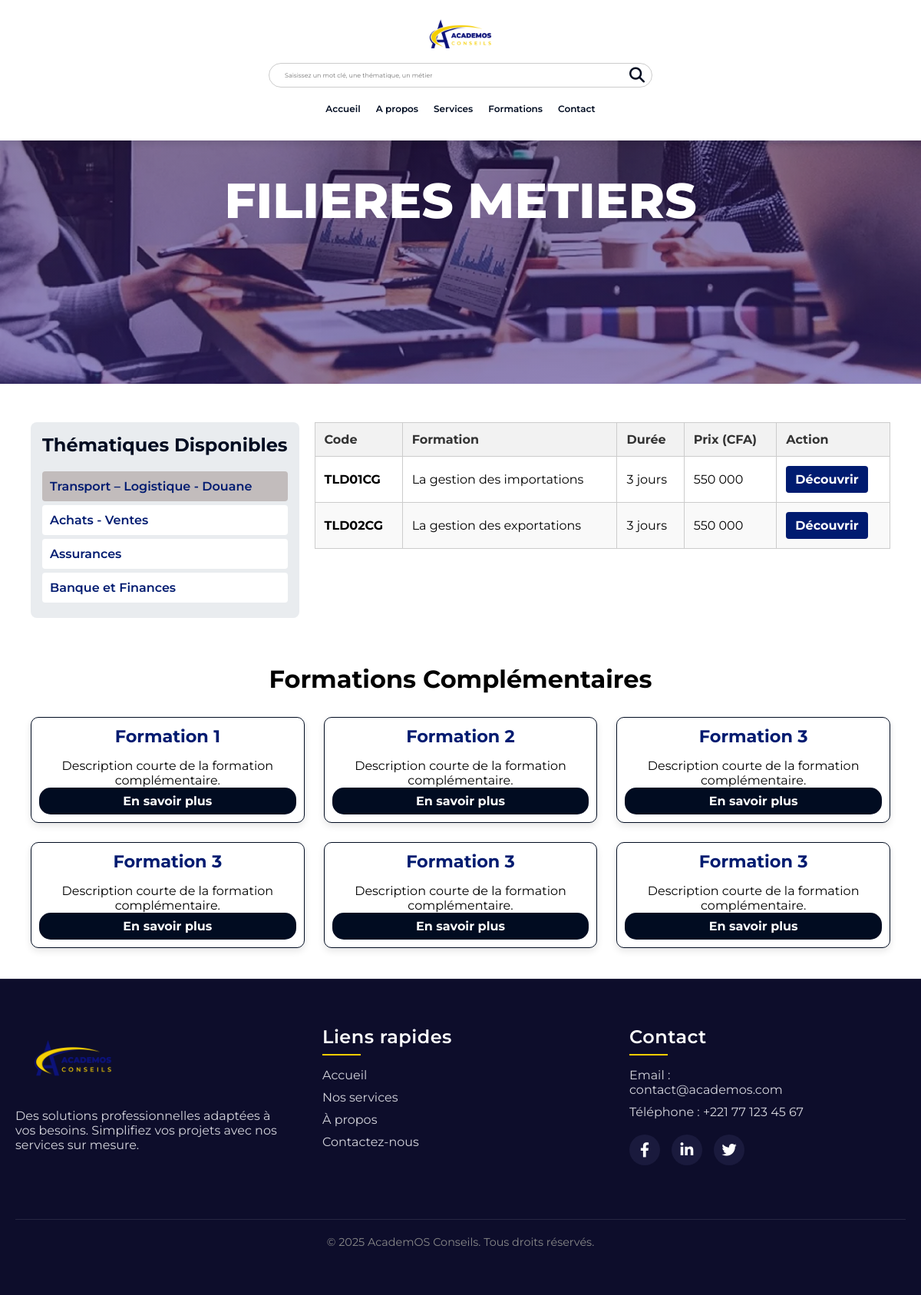
/thematic/4/, run on the app's committed database.
### apphome/models.py (models this page shows, shortened)
class TypeFormation(models.Model):
    nom = models.CharField(max_length=100, unique=True)
    image = models.ImageField(upload_to='type_formation_images/', blank=True, null=True)

class Thematique(models.Model):
    type_formation = models.ForeignKey(TypeFormation, on_delete=models.CASCADE, related_name="thematiques")
    categorie = models.ForeignKey(Categorie, on_delete=models.SET_NULL, null=True, blank=True, related_name="thematiques")
    nom = models.CharField(max_length=100)
    code_prefix = models.CharField(max_length=3, default='')

class Formation(models.Model):
    thematique = models.ForeignKey(Thematique, on_delete=models.CASCADE, related_name="formations")
    titre = models.CharField(max_length=200)
    duree = models.PositiveIntegerField(help_text="Durée de la formation")
    unite_duree = models.CharField(max_length=10, choices=[('heures', 'Heures'), ('jours', 'Jours'), ('semaines', 'Semaines'), ('mois', 'Mois')], default='heures')
    prix = models.DecimalField(max_digits=10, decimal_places=2)
    code = models.CharField(max_length=20, unique=True, editable=False, default='')
    image = models.ImageField(upload_to='formations/', blank=True, null=True)  # Champ image
    @property
    def prix_formate(self):
        prix_sans_decimales = int(self.prix)
        return f"{prix_sans_decimales:,}".replace(',', ' ')

### apphome/views.py (the view)
# urls.py: path('thematic/<int:type_formation_id>/', thematic, name="thematic"),  # URL pour les thématiques par type de formation
def thematic(request, type_formation_id):
    type_formation = get_object_or_404(TypeFormation, id=type_formation_id)
    thematiques = type_formation.thematiques.all()
    return render(request, "thematic.html", {
        'type_formation': type_formation,
        'thematiques': thematiques,
    })

### apphome/templates/thematic.html (shortened to what this page needs)
<!DOCTYPE html>
{% load static %}
<html lang="en">
<head>
    <link rel="stylesheet" href="https://cdnjs.cloudflare.com/ajax/libs/font-awesome/6.4.0/css/all.min.css">
    <link rel="stylesheet" href="{% static 'css/thematic.css' %}">
</head>
<body>
    <section class="header">
        <div class="navbar">
            <a href="{% url 'base' %}"><img src="{% static 'img/logo-png-academos.png' %}" alt="logo_academos"></a>
            <div class="search-container">
                <input type="search" id="search-input" placeholder="Saisissez un mot clé, une thématique, un métier">
                <button type="button" class="search-button" id="search-button">
                    <i class="fa-solid fa-magnifying-glass"></i>
                </button>
            </div>
            <div class="menu">
                <a href="{% url 'base' %}">Accueil</a>
                <a href="{% url 'about' %}">A propos</a>
                <div class="dropdown">
                    <a href="{% url 'service' %}" class="dropdown-toggle">Services</a>
                </div>
                <a href="{% url 'formation' %}">Formations</a>
                <a href="{% url 'contact' %}">Contact</a>
            </div>
        </div>
        <div class="row_thematic section">
            <h3><span>{{ type_formation.nom }}</span></h3>
        </div>
        <div class="container_thematic">
            <div class="thematic-left">
                <h2>Thématiques Disponibles</h2>
                <div class="onglet_left">
                    {% for thematique in thematiques %}
                        <a href="#" data-tab="{{ thematique.code_prefix }}" class="{% if forloop.first %}active{% endif %}">
                            {{ thematique.nom }}
                        </a>
                    {% endfor %}
                </div>
            </div>
            <div class="formation-right">
                {% for thematique in thematiques %}
                    <div id="{{ thematique.code_prefix }}" class="formations-table-container {% if forloop.first %}active{% endif %}">
                        <table class="formations-table">
                            <thead>
                                <tr>
                                    <th>Code</th>
                                    <th>Formation</th>
                                    <th>Durée</th>
                                    <th>Prix (CFA)</th>
                                    <th>Action</th>
                                </tr>
                            </thead>
                            <tbody>
                                {% for formation in thematique.formations.all %}
                                <tr>
                                    <td>{{ formation.code }}</td>
                                    <td>{{ formation.titre }}</td>
                                    <td>{{ formation.duree }} {{ formation.unite_duree }}</td>
                                    <td>{{ formation.prix_formate }}</td>
                                    <td><a href="{% url 'program' formation.id %}" class="btn-decouvrir">Découvrir</a></td>
                                </tr>
                                {% endfor %}
                            </tbody>
                        </table>
                    </div>
                {% endfor %}
            </div>
        </div>
    </section>
    <section class="formations-complementaires">
        <h2 class="section-title">Formations Complémentaires</h2>
        <div class="cards-grid">
            <div class="card">
                <h3 class="card-title">Formation 1</h3>
                <p class="card-description">Description courte de la formation complémentaire.</p>
                <a href="#" class="btn-detail">En savoir plus</a>
            </div>
            <div class="card">
                <h3 class="card-title">Formation 2</h3>
                <p class="card-description">Description courte de la formation complémentaire.</p>
                <a href="#" class="btn-detail">En savoir plus</a>
            </div>
            <div class="card">
                <h3 class="card-title">Formation 3</h3>
                <p class="card-description">Description courte de la formation complémentaire.</p>
                <a href="#" class="btn-detail">En savoir plus</a>
            </div>
            <div class="card">
                <h3 class="card-title">Formation 3</h3>
                <p class="card-description">Description courte de la formation complémentaire.</p>
                <a href="#" class="btn-detail">En savoir plus</a>
            </div>
            <div class="card">
                <h3 class="card-title">Formation 3</h3>
                <p class="card-description">Description courte de la formation complémentaire.</p>
                <a href="#" class="btn-detail">En savoir plus</a>
            </div>
            <div class="card">
                <h3 class="card-title">Formation 3</h3>
                <p class="card-description">Description courte de la formation complémentaire.</p>
                <a href="#" class="btn-detail">En savoir plus</a>
            </div>
        </div>
    </section>
    <footer>
        <div class="footer-container">
            <div class="footer-column footer-logo">
                <img src="{% static 'img/logo-png-academos.png' %}" alt="Logo AcademOS">
                <p>Des solutions professionnelles adaptées à vos besoins. Simplifiez vos projets avec nos services sur mesure.</p>
            </div>
            <div class="footer-column">
                <h4>Liens rapides</h4>
                <a href="#">Accueil</a>
                <a href="#">Nos services</a>
                <a href="#">À propos</a>
                <a href="#">Contactez-nous</a>
            </div>
            <div class="footer-column">
                <h4>Contact</h4>
                <p>Email : <a href="mailto:contact@academos.com">contact@academos.com</a></p>
                <p>Téléphone : +221 77 123 45 67</p>
                <div class="footer-social-icons">
                    <a href="#" title="Facebook"><i class="fab fa-facebook-f"></i></a>
                    <a href="#" title="LinkedIn"><i class="fab fa-linkedin-in"></i></a>
                    <a href="#" title="Twitter"><i class="fab fa-twitter"></i></a>
                </div>
            </div>
        </div>
        <div class="footer-bottom">
            &copy; 2025 AcademOS Conseils. Tous droits réservés.
        </div>
    </footer>
</body>
</html>

### data on the page
TypeFormation: nom "FILIERES METIERS"
Thematique: nom "Transport – Logistique - Douane"
Thematique: nom "Achats - Ventes"
Thematique: nom "Assurances"
Thematique: nom "Banque et Finances"
Formation: code "TLD01CG", titre "La gestion des importations", duree "3", unite_duree "jours", prix_formate "550 000"
Formation: code "TLD02CG", titre "La gestion des exportations", duree "3", unite_duree "jours", prix_formate "550 000"
